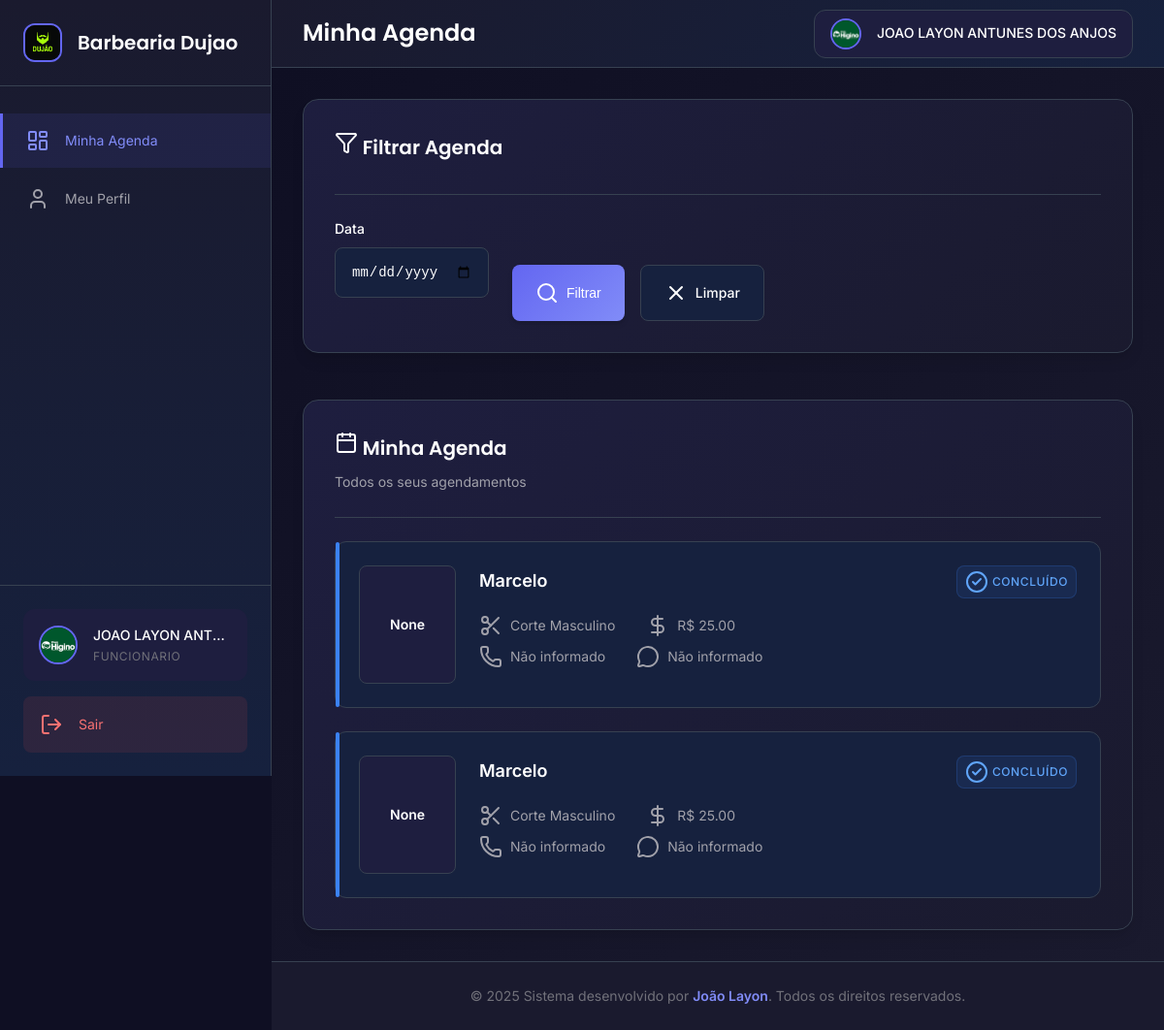
Page /dashboard_funcionario (signed in) on the committed database.
### tables this page shows
CREATE TABLE configuracoes (
                id INTEGER PRIMARY KEY AUTOINCREMENT,
                nome_barbearia TEXT DEFAULT 'Barbearia Premium',
                logo_url TEXT DEFAULT '/static/uploads/logo-barbearia.jpg',
                telefone_contato TEXT,
                whatsapp_contato TEXT,
                endereco TEXT,
                horario_funcionamento TEXT DEFAULT '08:00-18:00',
                dias_funcionamento TEXT DEFAULT 'Segunda a Sábado',
                descricao TEXT DEFAULT 'A melhor barbearia da cidade',
                instagram TEXT,
                facebook TEXT
            );

CREATE TABLE agendamentos (
                id INTEGER PRIMARY KEY AUTOINCREMENT,
                cliente_id INTEGER NOT NULL,
                funcionario_id INTEGER NOT NULL,
                servico_id INTEGER NOT NULL,
                data_hora TIMESTAMP NOT NULL,
                status TEXT DEFAULT 'pendente',
                valor DECIMAL(10,2),
                observacoes TEXT,
                data_criacao TIMESTAMP DEFAULT CURRENT_TIMESTAMP,
                FOREIGN KEY (cliente_id) REFERENCES usuarios (id),
                FOREIGN KEY (funcionario_id) REFERENCES funcionarios (id),
                FOREIGN KEY (servico_id) REFERENCES servicos (id)
            );

CREATE TABLE usuarios (
                id INTEGER PRIMARY KEY AUTOINCREMENT,
                nome TEXT NOT NULL,
                email TEXT UNIQUE NOT NULL,
                senha TEXT NOT NULL,
                telefone TEXT,
                whatsapp TEXT,
                foto_perfil TEXT DEFAULT '/static/uploads/default-user.jpg',
                tipo TEXT NOT NULL DEFAULT 'cliente',
                data_criacao TIMESTAMP DEFAULT CURRENT_TIMESTAMP
            );

CREATE TABLE servicos (
                id INTEGER PRIMARY KEY AUTOINCREMENT,
                nome TEXT NOT NULL,
                preco DECIMAL(10,2) NOT NULL,
                duracao INTEGER NOT NULL,
                ativo BOOLEAN DEFAULT 1
            );

### app.py (the view)
@app.route('/dashboard_funcionario')
def dashboard_funcionario():
    if 'usuario_id' not in session or session['tipo_usuario'] != 'funcionario':
        return redirect(url_for('login'))
    funcionario_id = models.obter_funcionario_por_usuario(session['usuario_id'])
    if not funcionario_id:
        flash('Funcionário não encontrado!', 'erro')
        return redirect(url_for('login'))
    data_filtro = request.args.get('data_filtro')
    agendamentos = models.listar_agendamentos_funcionario(funcionario_id, data_filtro)
    if data_filtro:
        faturamento = models.obter_faturamento_funcionario_periodo(funcionario_id, data_filtro, data_filtro)
    else:
        data_inicio = datetime.now().strftime('%Y-%m-01')
        data_fim = datetime.now().strftime('%Y-%m-%d')
        faturamento = models.obter_faturamento_funcionario_periodo(funcionario_id, data_inicio, data_fim)
    return render_template('dashboard_funcionario.html',
                         agendamentos=agendamentos,
                         faturamento=faturamento,
                         data_filtro=data_filtro)

### app.py (called while the page is built)
@app.context_processor
def inject_datetime():
    return dict(datetime=datetime, timedelta=timedelta)

@app.context_processor
def inject_configuracoes():
    configuracoes = models.obter_configuracoes_barbearia()
    if 'usuario_id' in session and session.get('tipo_usuario') == 'admin':
        if configuracoes and configuracoes.get('logo_url'):
            session['foto_perfil'] = configuracoes['logo_url']
        else:
            session['foto_perfil'] = '/static/uploads/logo-barbearia.jpg'
    return dict(configuracoes_barbearia=configuracoes)

### banco.py (called while the page is built)
@contextmanager
def obter_conexao():
    conn = sqlite3.connect(BANCO_NOME, timeout=30.0)
    conn.execute('PRAGMA journal_mode=WAL')
    conn.execute('PRAGMA synchronous=NORMAL')
    conn.execute('PRAGMA cache_size=1000')
    conn.execute('PRAGMA temp_store=MEMORY')
    try:
        yield conn
    except Exception:
        conn.rollback()
        raise
    finally:
        conn.close()

### models.py (called while the page is built)
def obter_funcionario_por_usuario(usuario_id):
    with obter_conexao() as conn:
        cursor = conn.cursor()
        cursor.execute('''
            SELECT id FROM funcionarios WHERE usuario_id = ?
        ''', (usuario_id,))
        resultado = cursor.fetchone()
        return resultado[0] if resultado else None

### templates/dashboard_funcionario.html (shortened to what this page needs)
{% extends "base.html" %}
{% block page_title %}Minha Agenda{% endblock %}
{% block content %}
<div class="card mb-6">
    <div class="card-header">
        <h3 class="card-title">
            <i data-lucide="filter"></i>
            Filtrar Agenda
        </h3>
    </div>
    <form method="GET" class="filter-form">
        <div class="form-group">
            <label for="data_filtro" class="form-label">Data</label>
            <input type="date"
                   id="data_filtro"
                   name="data_filtro"
                   class="form-input"
                   value="{{ data_filtro or '' }}">
        </div>
        <div class="form-actions">
            <button type="submit" class="btn btn-primary">
                <i data-lucide="search"></i>
                Filtrar
            </button>
            <a href="{{ url_for('dashboard_funcionario') }}" class="btn btn-secondary">
                <i data-lucide="x"></i>
                Limpar
            </a>
        </div>
    </form>
</div>
<div class="card">
    <div class="card-header">
        <h3 class="card-title">
            <i data-lucide="calendar"></i>
            {% if data_filtro %}
                Agenda do dia {{ data_filtro }}
            {% else %}
                Minha Agenda
            {% endif %}
        </h3>
        <p class="card-subtitle">
            {% if data_filtro %}
                Agendamentos para o dia selecionado
            {% else %}
                Todos os seus agendamentos
            {% endif %}
        </p>
    </div>
    {% if agendamentos %}
    <div class="agenda-timeline">
        {% for agendamento in agendamentos %}
        <div class="agenda-item status-{{ agendamento[6] }}">
            <div class="agenda-time">
                {% if agendamento[8] %}
                    {{ agendamento[8].strftime('%d/%m') if agendamento[8] else '' }}
                    <span class="time">{{ agendamento[8].strftime('%H:%M') if agendamento[8] else '' }}</span>
                {% else %}
                    {{ agendamento[5] }}
                {% endif %}
            </div>
            <div class="agenda-content">
                <div class="agenda-header">
                    <h4 class="cliente-nome">{{ agendamento[1] }}</h4>
                    <span class="badge badge-{{ 'success' if agendamento[6] == 'confirmado' else 'warning' if agendamento[6] == 'aguardando_confirmacao' else 'error' if agendamento[6] == 'cancelado' else 'info' if agendamento[6] == 'concluido' else 'secondary' }}">
                        {% if agendamento[6] == 'confirmado' %}
                            <i data-lucide="check-circle"></i>
                            Confirmado
                        {% elif agendamento[6] == 'aguardando_confirmacao' %}
                            <i data-lucide="clock"></i>
                            Aguardando
                        {% elif agendamento[6] == 'cancelado' %}
                            <i data-lucide="x-circle"></i>
                            Cancelado
                        {% elif agendamento[6] == 'concluido' %}
                            <i data-lucide="check-circle-2"></i>
                            Concluído
                        {% else %}
                            <i data-lucide="clock"></i>
                            Pendente
                        {% endif %}
                    </span>
                </div>
                <div class="agenda-details">
                    <div class="detail-row">
                        <div class="detail-item">
                            <i data-lucide="scissors"></i>
                            <span>{{ agendamento[4] }}</span>
                        </div>
                        <div class="detail-item">
                            <i data-lucide="dollar-sign"></i>
                            <span>R$ {{ "%.2f"|format(agendamento[7]) }}</span>
                        </div>
                    </div>
                    <div class="detail-row">
                        <div class="detail-item">
                            <i data-lucide="phone"></i>
                            <span>{{ agendamento[2] or 'Não informado' }}</span>
                        </div>
                        <div class="detail-item">
                            <i data-lucide="message-circle"></i>
                            <span>{{ agendamento[3] or 'Não informado' }}</span>
                        </div>
                    </div>
                </div>
            </div>
        </div>
        {% endfor %}
    </div>
    {% endif %}
</div>
{% endblock %}

### templates/base.html (shortened to what this page needs)
<!DOCTYPE html>
<html lang="pt-BR">
<head>
    <link rel="stylesheet" href="{{ url_for('static', filename='css/style.css') }}">
</head>
<body class="{% block body_class %}{% endblock %}">
    {% if session.usuario_id %}
    <aside class="sidebar" id="sidebar">
        <div class="sidebar-header">
            <div class="logo-container">
                <img src="{{ configuracoes_barbearia.logo_url if configuracoes_barbearia else '/static/uploads/logo-barbearia.jpg' }}"
                     alt="Logo" class="logo-img">
                <h2 class="logo-text">{{ configuracoes_barbearia.nome_barbearia if configuracoes_barbearia else 'Barbearia Premium' }}</h2>
            </div>
        </div>
        <nav class="sidebar-nav">
            {% if session.tipo_usuario == 'admin' %}
                <a href="{{ url_for('dashboard_admin') }}" class="nav-item {% if request.endpoint == 'dashboard_admin' %}active{% endif %}">
                    <i data-lucide="layout-dashboard"></i>
                    <span>Dashboard</span>
                </a>
                <a href="{{ url_for('gerenciar_funcionarios') }}" class="nav-item {% if request.endpoint == 'gerenciar_funcionarios' %}active{% endif %}">
                    <i data-lucide="users"></i>
                    <span>Funcionários</span>
                </a>
                <a href="{{ url_for('listar_clientes') }}" class="nav-item {% if request.endpoint == 'listar_clientes' %}active{% endif %}">
                    <i data-lucide="user-check"></i>
                    <span>Clientes</span>
                </a>
                <a href="{{ url_for('configuracoes_barbearia') }}" class="nav-item {% if request.endpoint == 'configuracoes_barbearia' %}active{% endif %}">
                    <i data-lucide="settings"></i>
                    <span>Configurações</span>
                </a>
            {% elif session.tipo_usuario == 'funcionario' %}
                <a href="{{ url_for('dashboard_funcionario') }}" class="nav-item {% if request.endpoint == 'dashboard_funcionario' %}active{% endif %}">
                    <i data-lucide="layout-dashboard"></i>
                    <span>Minha Agenda</span>
                </a>
            {% endif %}
            <a href="{{ url_for('perfil') }}" class="nav-item {% if request.endpoint == 'perfil' %}active{% endif %}">
                <i data-lucide="user"></i>
                <span>Meu Perfil</span>
            </a>
        </nav>
        <div class="sidebar-footer">
            <div class="user-info">
                <img src="{{ session.foto_perfil or '/static/uploads/default-user.jpg' }}"
                     alt="Foto do usuário" class="user-avatar">
                <div class="user-details">
                    <span class="user-name">{{ session.nome_usuario }}</span>
                    <span class="user-role">{{ session.tipo_usuario.title() }}</span>
                </div>
            </div>
            <a href="{{ url_for('logout') }}" class="logout-btn">
                <i data-lucide="log-out"></i>
                <span>Sair</span>
            </a>
        </div>
    </aside>
    <main class="main-content">
        <header class="header">
            <div class="header-left">
                <h1 class="page-title">{% block page_title %}Dashboard{% endblock %}</h1>
            </div>
            <div class="header-right">
                <div class="user-menu">
                    <img src="{{ session.foto_perfil or '/static/uploads/default-user.jpg' }}"
                         alt="Foto do usuário" class="user-avatar-small">
                    <span class="user-name-header">{{ session.nome_usuario }}</span>
                </div>
            </div>
        </header>
        <div class="page-content">
            {% block content %}{% endblock %}
        </div>
    </main>
    {% endif %}
    <footer class="footer">
        <div class="footer-content">
            <p>&copy; 2025 Sistema desenvolvido por <strong>João Layon</strong>. Todos os direitos reservados.</p>
        </div>
    </footer>
</body>
</html>

### templates/dashboard_funcionario.html (style rules this page uses)
.filter-form { display: flex; gap: var(--spacing-lg); align-items: end; }
.form-actions { display: flex; gap: var(--spacing-md); }
.agenda-timeline { display: flex; flex-direction: column; gap: var(--spacing-lg); }
.agenda-item { display: flex; gap: var(--spacing-lg); padding: var(--spacing-lg); background-color: var(--bg-tertiary); border: 1px solid var(--border-color); border-radius: var(--radius-lg); transition: all var(--transition-fast); position: relative; }
.agenda-item::before { content: ''; position: absolute; left: 0; top: 0; bottom: 0; width: 4px; border-radius: var(--radius-sm); }
.agenda-item.status-concluido::before { background: var(--info); }
.agenda-time { min-width: 100px; text-align: center; padding: var(--spacing-md); background-color: var(--bg-card); border-radius: var(--radius-md); border: 1px solid var(--border-color); display: flex; flex-direction: column; justify-content: center; font-weight: 600; color: var(--text-primary); }
.agenda-content { flex: 1; }
.agenda-header { display: flex; justify-content: space-between; align-items: center; margin-bottom: var(--spacing-md); }
.cliente-nome { font-size: 1.125rem; font-weight: 600; color: var(--text-primary); margin: 0; }
.agenda-details { margin-bottom: var(--spacing-md); }
.detail-row { display: flex; gap: var(--spacing-xl); margin-bottom: var(--spacing-sm); }
.detail-item { display: flex; align-items: center; gap: var(--spacing-sm); color: var(--text-secondary); font-size: 0.875rem; }

### rows in the picture
configuracoes: logo_url (picture), nome_barbearia "Barbearia Dujao"
agendamentos: agendamento "None", nome "Marcelo", status "concluido" (drawn), nome "Corte Masculino", valor "25.00", telefone "Não informado", whatsapp "Não informado"
agendamentos: agendamento "None", nome "Marcelo", status "concluido" (drawn), nome "Corte Masculino", valor "25.00", telefone "Não informado", whatsapp "Não informado"

### other values in the picture
{{ session.nome_usuario }} "JOAO LAYON ANT…"
{{ session.tipo_usuario.title() }} "FUNCIONARIO"
{{ session.nome_usuario }} "JOAO LAYON ANTUNES DOS ANJOS"
